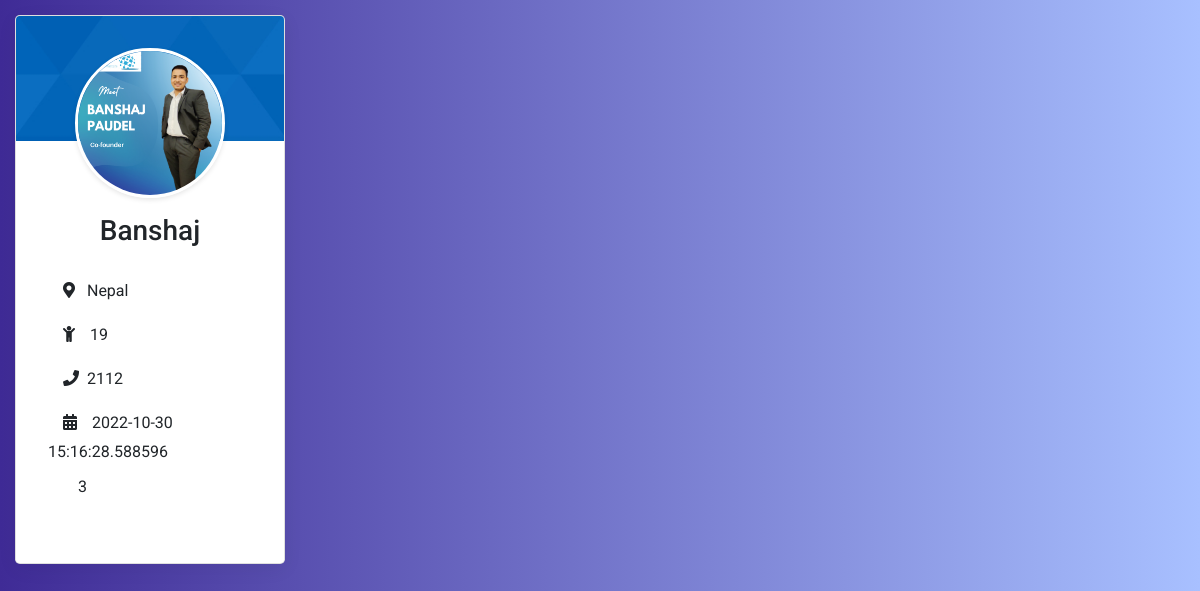
Before: /profile/19 with the older database file.
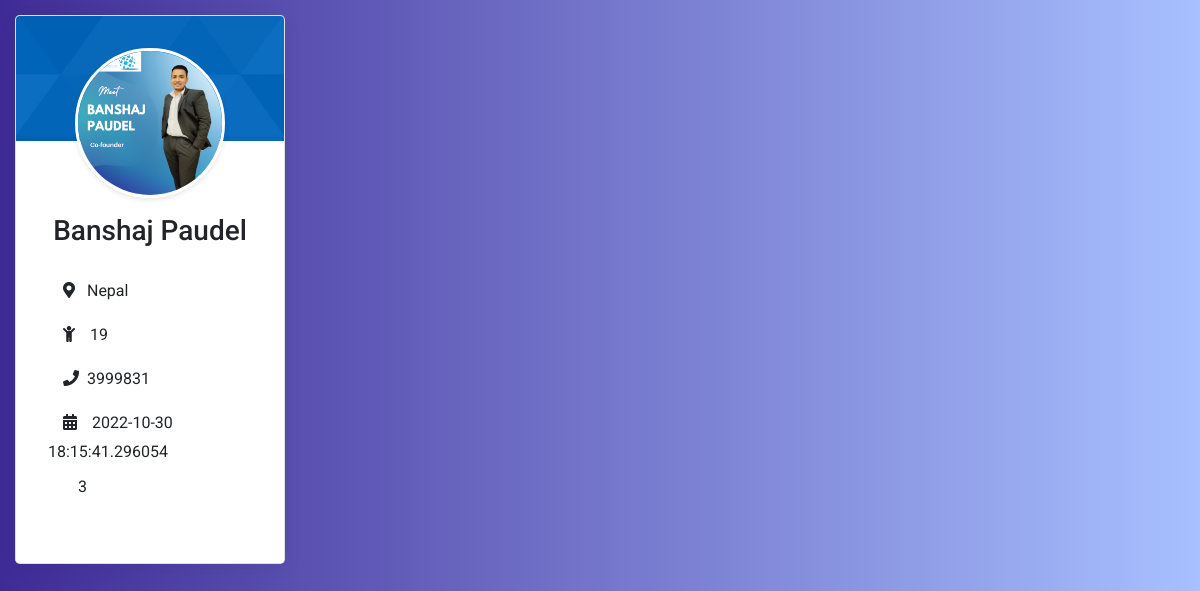
After: the same page with the newer database file.
### main.py (models this page shows)
class User(Model):
    name = TextField()
    age = IntegerField()
    StartDate = TextField(default=datetime.now())
    Country = TextField()
    fileName= TextField()
    EmergencyContact = TextField()
    DeviceID = IntegerField(primary_key=True, unique=True, null=False)
    class Meta:
        database = db

### main.py (the view)
@app.route('/profile/<int:age>')
def profile(age):
    user = User.get(User.age == age)
    return render_template('profile.html', user=user)

### templates/profile.html (shortened to what this page needs)
<!DOCTYPE html>
<html lang="en">
<head>
	<link rel="stylesheet" type="text/css" href="https://cdn.jsdelivr.net/npm/bootstrap@4.5.3/dist/css/bootstrap.min.css">
	<link rel="stylesheet" href="https://pro.fontawesome.com/releases/v5.10.0/css/all.css">
	<link rel="stylesheet" type="text/css" href="{{url_for('static',filename='css/profile.css')}}">
</head>
<body>
	<section class="main-content">
		<div class="container">
			<div class="row">
				<div class="col-sm-3 col-md-6  col-lg-4 ">
					<div class="profile-card card rounded-lg shadow p-4 p-xl-5 mb-4 text-center position-relative overflow-hidden">
						<img src="../static/img/{{user.fileName}}" alt="" class="img-circle mx-auto mb-3">
						<h3 class="mb-4">{{ user.name }}</h3>
						<div class="text-left mb-4">
                            <p class="mb-2"><i class="fa fa-map-marker-alt mr-2"></i> {{user.Country}}</p>
                            <p class="mb-2"><i class="fa fa-child"></i>{{user.age}}</p>
							<p class="mb-2"><i class="fa fa-phone mr-2"></i>{{user.EmergencyContact}}</p>
                            <p class="mb-2"><i class="fa fa-calendar-alt"></i>{{user.StartDate}}</p>
                            <p class="mb-2">{{user.DeviceID}}</p>
						</div>
					</div>
				</div>
			</div>
		</div>
	</section>
</body>
</html>

Changed rows visible on the page:
changed User "Nepal": name "Banshaj" → "Banshaj Paudel"
Other visible differences:
{{ user.EmergencyContact }}: "2112" → "3999831"
{{ user.StartDate }}: "2022-10-30 15:16:28.588596" → "2022-10-30 18:15:41.296054"
